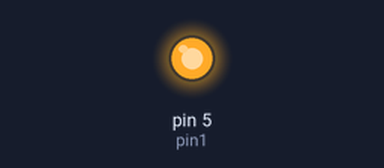
The sketch below on a simulated Arduino Uno, built with avr-gcc and run on an emulated ATmega328P. Parts: output pins drawn as LEDs (lit = HIGH).

Above: at 0.1 s.
At 17.8 s:
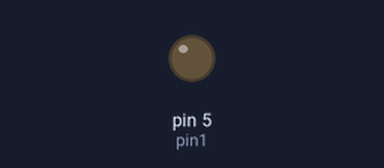
Timing chart, 0 to 19.3 s (numbered marks = the images above):
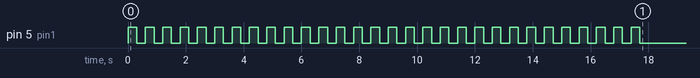

The sketch:

Ex7.1.ino
```cpp
const byte pin1 = 5;
unsigned long pausa = 300;

void setup()
{
 pinMode(pin1 , OUTPUT);


 digitalWrite(pin1 , HIGH);
    delay(pausa);

 digitalWrite(pin1 , LOW);
        delay(pausa);

 digitalWrite(pin1 , HIGH);
    delay(pausa);

 digitalWrite(pin1 , LOW);
     delay(pausa);

     digitalWrite(pin1 , HIGH);
    delay(pausa);

 digitalWrite(pin1 , LOW);
        delay(pausa);

 digitalWrite(pin1 , HIGH);
    delay(pausa);

 digitalWrite(pin1 , LOW);
     delay(pausa);

digitalWrite(pin1 , HIGH);
    delay(pausa);

 digitalWrite(pin1 , LOW);
        delay(pausa);

 digitalWrite(pin1 , HIGH);
    delay(pausa);

 digitalWrite(pin1 , LOW);
     delay(pausa);

digitalWrite(pin1 , HIGH);
    delay(pausa);

 digitalWrite(pin1 , LOW);
        delay(pausa);

 digitalWrite(pin1 , HIGH);
    delay(pausa);

 digitalWrite(pin1 , LOW);
     delay(pausa);

digitalWrite(pin1 , HIGH);
    delay(pausa);

 digitalWrite(pin1 , LOW);
        delay(pausa);

 digitalWrite(pin1 , HIGH);
    delay(pausa);

 digitalWrite(pin1 , LOW);
     delay(pausa);

      digitalWrite(pin1 , HIGH);
    delay(pausa);

 digitalWrite(pin1 , LOW);
        delay(pausa);

 digitalWrite(pin1 , HIGH);
    delay(pausa);

 digitalWrite(pin1 , LOW);
     delay(pausa);

     digitalWrite(pin1 , HIGH);
    delay(pausa);

 digitalWrite(pin1 , LOW);
        delay(pausa);

 digitalWrite(pin1 , HIGH);
    delay(pausa);

 digitalWrite(pin1 , LOW);
     delay(pausa);

digitalWrite(pin1 , HIGH);
    delay(pausa);

 digitalWrite(pin1 , LOW);
        delay(pausa);

 digitalWrite(pin1 , HIGH);
    delay(pausa);

 digitalWrite(pin1 , LOW);
     delay(pausa);

digitalWrite(pin1 , HIGH);
    delay(pausa);

 digitalWrite(pin1 , LOW);
        delay(pausa);

 digitalWrite(pin1 , HIGH);
    delay(pausa);

 digitalWrite(pin1 , LOW);
     delay(pausa);

digitalWrite(pin1 , HIGH);
    delay(pausa);

 digitalWrite(pin1 , LOW);
        delay(pausa);

 digitalWrite(pin1 , HIGH);
    delay(pausa);

 digitalWrite(pin1 , LOW);
     delay(pausa);

      digitalWrite(pin1 , HIGH);
    delay(pausa);

 digitalWrite(pin1 , LOW);
        delay(pausa);

 digitalWrite(pin1 , HIGH);
    delay(pausa);

 digitalWrite(pin1 , LOW);
     delay(pausa);

     digitalWrite(pin1 , HIGH);
    delay(pausa);

 digitalWrite(pin1 , LOW);
        delay(pausa);

 digitalWrite(pin1 , HIGH);
    delay(pausa);

 digitalWrite(pin1 , LOW);
     delay(pausa);

digitalWrite(pin1 , HIGH);
    delay(pausa);

 digitalWrite(pin1 , LOW);
        delay(pausa);

 digitalWrite(pin1 , HIGH);
    delay(pausa);

 digitalWrite(pin1 , LOW);
     delay(pausa);

digitalWrite(pin1 , HIGH);
    delay(pausa);

 digitalWrite(pin1 , LOW);
        delay(pausa);

 digitalWrite(pin1 , HIGH);
    delay(pausa);

 digitalWrite(pin1 , LOW);
     delay(pausa);

digitalWrite(pin1 , HIGH);
    delay(pausa);

 digitalWrite(pin1 , LOW);
        delay(pausa);

 digitalWrite(pin1 , HIGH);
    delay(pausa);

 digitalWrite(pin1 , LOW);
     delay(pausa);


}

void loop()
{

}
```
